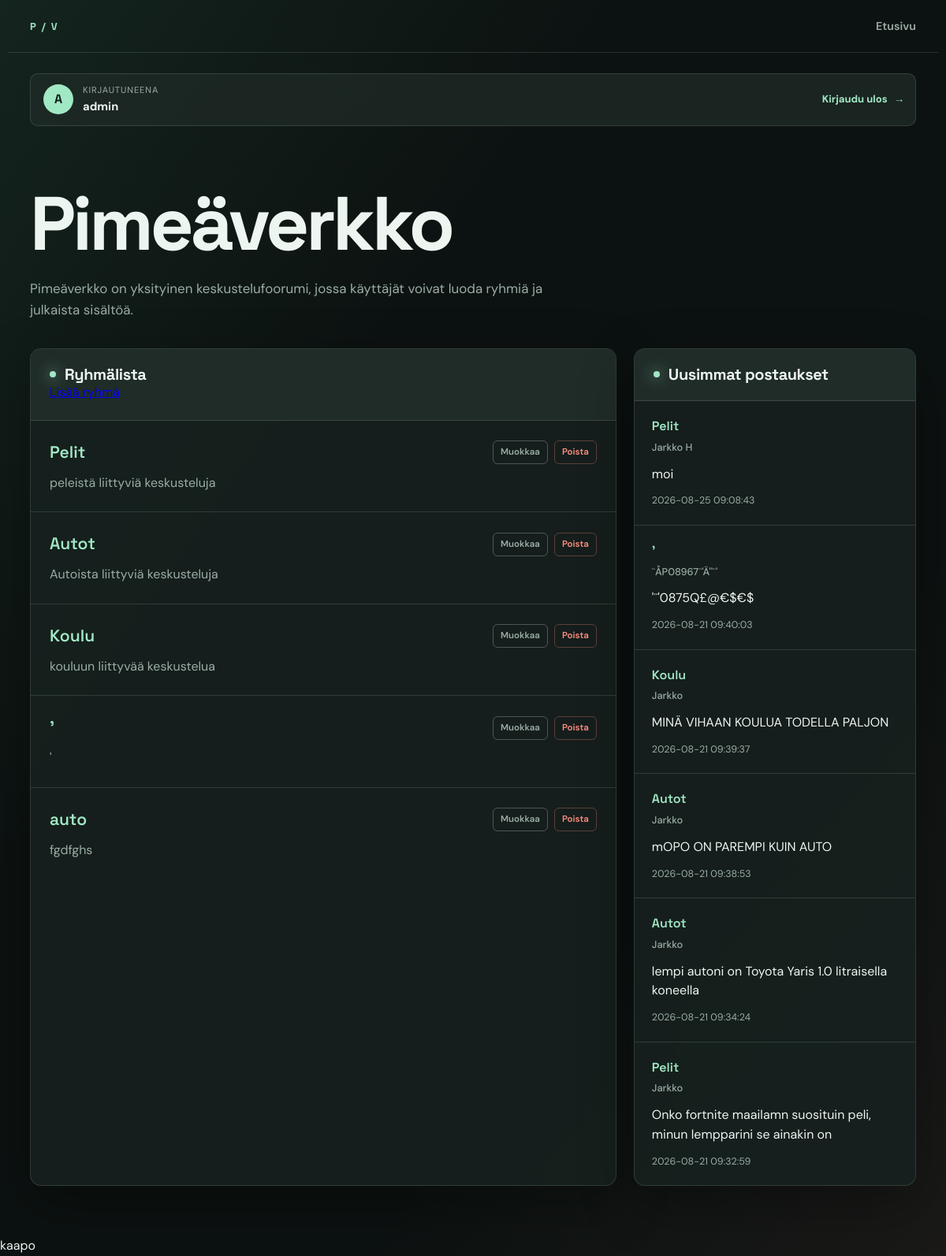
The app's page /index.php (signed in) with its own data.
### tables this page shows
CREATE TABLE IF NOT EXISTS `user` (
  `id` int NOT NULL AUTO_INCREMENT,
  `name` varchar(128) NOT NULL,
  `email` varchar(128) NOT NULL,
  `password_hash` varchar(128) NOT NULL,
  PRIMARY KEY (`id`),
  UNIQUE KEY `email` (`email`)
);

CREATE TABLE IF NOT EXISTS `groups` (
  `id` int NOT NULL AUTO_INCREMENT,
  `user_id` int NOT NULL,
  `name` varchar(100) NOT NULL,
  `description` text NOT NULL,
  PRIMARY KEY (`id`),
  KEY `FK_User_id` (`user_id`)
);

CREATE TABLE IF NOT EXISTS `posts` (
  `id` int NOT NULL AUTO_INCREMENT,
  `group_id` int NOT NULL,
  `user_id` int NOT NULL,
  `author` varchar(50) NOT NULL,
  `content` text NOT NULL,
  `created_at` timestamp NOT NULL DEFAULT CURRENT_TIMESTAMP,
  PRIMARY KEY (`id`),
  KEY `POST_FK_user_id` (`user_id`),
  KEY `POST_FK_group_id` (`group_id`)
);

### include/session.php (called while the page is built, shortened)
<?php
if (isset($_SESSION["user_id"])) {
    $mysqli = require __DIR__ . "/../database.php";
    $sql = "SELECT * FROM user
            WHERE id = {$_SESSION["user_id"]}";
    $result = $mysqli->query($sql);
    $user = $result->fetch_assoc();
}
?>

### index.php (the view, shortened to what this page needs)
<?php
require __DIR__ . "/include/session.php";
$result = mysqli_query($conn, "SELECT id, name, description FROM `groups`");
$latest_posts = mysqli_query(
    $conn,
    "SELECT posts.author, posts.content, posts.created_at,
            posts.group_id, `groups`.name AS group_name
     FROM posts
     INNER JOIN `groups` ON `groups`.id = posts.group_id
     ORDER BY posts.id DESC
     LIMIT 10"
);
?>
<!DOCTYPE html>
<html lang="fi">
<head>
    <link rel="stylesheet" href="style.css">
</head>
<body>
    <?php
    include 'include/nav.php';
    ?>
    <div class="account-bar">
        <?php if (isset($user)): ?>
            <div class="account-identity">
                <span class="account-avatar" aria-hidden="true">
                    <?= htmlspecialchars(strtoupper(substr($user["name"], 0, 1))) ?>
                </span>
                <div>
                    <span class="account-label">Kirjautuneena</span>
                    <strong><?= htmlspecialchars($user["name"], ENT_QUOTES, 'UTF-8') ?></strong>
                </div>
            </div>
            <a class="account-link" href="logout.php">Kirjaudu ulos <span aria-hidden="true">&#8594;</span></a>
        <?php endif; ?>
    </div>
    <header>
        <h1>Pimeäverkko</h1>
    </header>
    <main>
        <p>
            Pimeäverkko on yksityinen keskustelufoorumi, jossa käyttäjät voivat luoda ryhmiä ja julkaista sisältöä.
        </p>
    </main>
    <div class="home-columns">
        <section class="home-panel">
            <div class="group-list">
                <h2>Ryhmälista</h2>
                <a href="add_group.php">Lisää ryhmä</a>
            </div>
            <div class="group-items">
                <?php while ($row = mysqli_fetch_assoc($result)) { ?>
                    <article class="group">
                        <div class="group-header">
                            <a class="name" href="group.php?id=<?php echo (int) $row['id']; ?>">
                                <?php echo htmlspecialchars($row['name'], ENT_QUOTES, 'UTF-8'); ?>
                            </a>
                            <div class="post-actions">
                                <div class="muokkaa">
                                    <a href="edit_group.php?id=<?php echo (int) $row['id']; ?>">Muokkaa</a>
                                </div>
                                <div class="poista">
                                    <a href="delete_group.php?id=<?php echo (int) $row['id']; ?>">Poista</a>
                                </div>
                            </div>
                        </div>
                        <p class="description">
                            <?php echo htmlspecialchars($row['description'], ENT_QUOTES, 'UTF-8'); ?>
                        </p>
                    </article>
                <?php } ?>
            </div>
        </section>
        <section class="home-panel latest-panel">
            <div class="group-list">
                <h2>Uusimmat postaukset</h2>
            </div>
            <div class="latest-posts">
                <?php while ($post = mysqli_fetch_assoc($latest_posts)) { ?>
                    <article class="latest-post">
                        <a class="latest-group" href="group.php?id=<?php echo (int) $post['group_id']; ?>">
                            <?php echo htmlspecialchars($post['group_name'], ENT_QUOTES, 'UTF-8'); ?>
                        </a>
                        <strong class="latest-author">
                            <?php echo htmlspecialchars($post['author'], ENT_QUOTES, 'UTF-8'); ?>
                        </strong>
                        <p><?php echo htmlspecialchars($post['content'], ENT_QUOTES, 'UTF-8'); ?></p>
                        <div class="latest-post-meta">
                            <time><?php echo htmlspecialchars($post['created_at'], ENT_QUOTES, 'UTF-8'); ?></time>
                        </div>
                    </article>
                <?php } ?>
            </div>
        </section>
    </div>
    <?php include 'include/footer.php'; ?>
</body>
</html>

### include/nav.php
<nav>
    <a href="index.php">Etusivu</a>
</nav>

### include/footer.php
<footer>
    kaapo
</footer>

### records on screen
user: name "A", name "admin"
groups: name "Pelit", description "peleistä liittyviä keskusteluja"
groups: name "Autot", description "Autoista liittyviä keskusteluja"
groups: name "Koulu", description "kouluun liittyvää keskustelua"
groups: name "'", description "'"
groups: name "auto", description "fgdfghs"
posts: group.name "Pelit", author "Jarkko H", content "moi", created_at "2026-08-25 09:08:43"
posts: group.name "'", author "¨ÅP08967¨'Ä''¨'", content "'¨'0875Q£@€$€$", created_at "2026-08-21 09:40:03"
posts: group.name "Koulu", author "Jarkko", content "MINÄ VIHAAN KOULUA TODELLA PALJON", created_at "2026-08-21 09:39:37"
posts: group.name "Autot", author "Jarkko", content "mOPO ON PAREMPI KUIN AUTO", created_at "2026-08-21 09:38:53"
posts: group.name "Autot", author "Jarkko", content "lempi autoni on Toyota Yaris 1.0 litraisella koneella", created_at "2026-08-21 09:34:24"
posts: group.name "Pelit", author "Jarkko", content "Onko fortnite maailamn suosituin peli, minun lempparini se ainakin on", created_at "2026-08-21 09:32:59"
